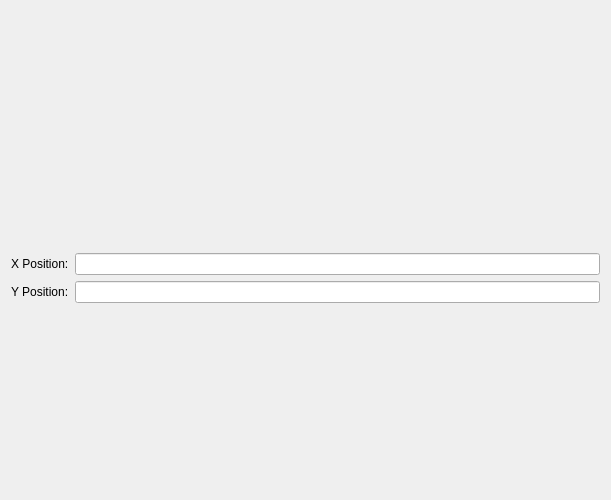
<?xml version="1.0" encoding="UTF-8"?>
<ui version="4.0">
 <class>Form</class>
 <widget class="QWidget" name="Form">
  <property name="geometry">
   <rect>
    <x>0</x>
    <y>0</y>
    <width>611</width>
    <height>500</height>
   </rect>
  </property>
  <property name="windowTitle">
   <string>Form</string>
  </property>
  <layout class="QVBoxLayout" name="verticalLayout">
   <item>
    <widget class="PyDMImageView" name="pydmImageView">
     <property name="toolTip">
      <string/>
     </property>
     <property name="whatsThis">
      <string>Displays an image from a PV.</string>
     </property>
     <property name="imageChannel">
      <string>ca://MTEST:Image</string>
     </property>
     <property name="widthChannel">
      <string>ca://MTEST:ImageWidth</string>
     </property>
    </widget>
   </item>
   <item>
    <layout class="QFormLayout" name="formLayout">
     <property name="sizeConstraint">
      <enum>QLayout::SetDefaultConstraint</enum>
     </property>
     <item row="0" column="0">
      <widget class="QLabel" name="label">
       <property name="text">
        <string>X Position:</string>
       </property>
      </widget>
     </item>
     <item row="1" column="0">
      <widget class="QLabel" name="label_2">
       <property name="text">
        <string>Y Position:</string>
       </property>
      </widget>
     </item>
     <item row="0" column="1">
      <widget class="PyDMLineEdit" name="pydmLineEdit">
       <property name="toolTip">
        <string/>
       </property>
       <property name="whatsThis">
        <string/>
       </property>
       <property name="channel" stdset="0">
        <string>ca://MTEST:XPos</string>
       </property>
      </widget>
     </item>
     <item row="1" column="1">
      <widget class="PyDMLineEdit" name="pydmLineEdit_2">
       <property name="toolTip">
        <string/>
       </property>
       <property name="whatsThis">
        <string/>
       </property>
       <property name="channel" stdset="0">
        <string>ca://MTEST:YPos</string>
       </property>
      </widget>
     </item>
    </layout>
   </item>
  </layout>
 </widget>
 <customwidgets>
  <customwidget>
   <class>PyDMLineEdit</class>
   <extends>QLineEdit</extends>
   <header>pydm.widgets.line_edit</header>
  </customwidget>
  <customwidget>
   <class>PyDMImageView</class>
   <extends>QWidget</extends>
   <header>pydm.widgets.image</header>
  </customwidget>
 </customwidgets>
 <resources/>
 <connections/>
</ui>
